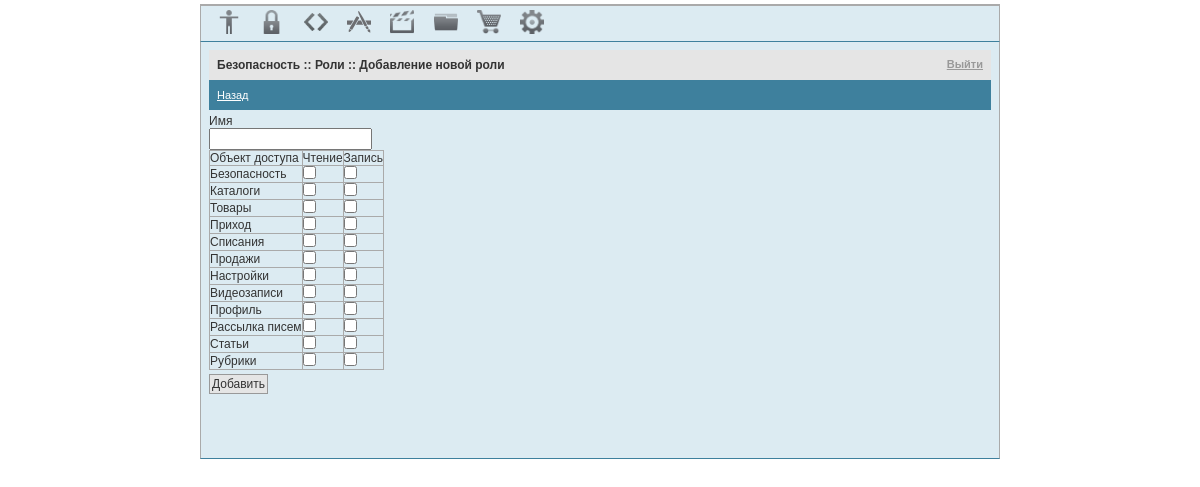
The app's page /admin/index.php?p=role_add (signed in) with its own data.
### tables this page shows
CREATE TABLE `permission` (
  `id_permission` int(11) NOT NULL AUTO_INCREMENT,
  `name` varchar(20) DEFAULT NULL,
  PRIMARY KEY (`id_permission`)
);

### common/CPage.php (called while the page is built, shortened)
<?php
abstract class CPage {
        ?>
        <?php
    public function content() {
        if (function_exists('p_content'))
            return p_content();
    }
}
?>

### admin/_role_add.php (the view, shortened to what this page needs)
<?php
function p_dark_block() {
    ?>
    <a href="index.php?p=role">Назад</a>
    <?php
}
function p_content() {
    ?>
    <form action="role_add.php" method="post">
        <p>Имя</p>
        <input type="text" name="name" required="yes"   />
        <table>
            <tr><td>Объект доступа</td><td>Чтение</td><td>Запись</td></tr>
            <?php
            $result = mysql_query("SELECT * FROM `permission`") or die(mysql_error());
            while ($row = mysql_fetch_array($result)) {
                echo "<tr>
                <td>" . $row['name'] . "</td>
                    <td><input type='checkbox'  name='read[]'  value='" . $row['id_permission'] . "' /></td>
                    <td><input type='checkbox'  name='write[]' value='" . $row['id_permission'] . "' /></td>
                    </tr>";
            }
            ?>
        </table>
        <input type="submit" value="Добавить"/>
    </form>
    <?php
}
?>

### admin/css/general.css (style rules this page uses)
* { margin: 0; padding: 0; direction: ltr; font-family: tahoma, arial, verdana, sans-serif, Lucida Sans; font-size: 12px; color: #333333; }
html,body { background-color: white; }
a { cursor: pointer; }
button, input[type=submit] { background-color: #e5e5e5; border: 1px solid #999999; cursor: pointer; padding: 2px; margin: 4px 0; }
input, textarea, select { padding: 2px; margin: 0 auto; }
.dark_block a { color: white; margin-right: 16px; font-size: 11px; }
table { border-collapse: collapse; }
td,th { border: 1px solid #aaaaaa; }

### records on screen
permission: name "Безопасность"
permission: name "Каталоги"
permission: name "Товары"
permission: name "Приход"
permission: name "Списания"
permission: name "Продажи"
permission: name "Настройки"
permission: name "Видеозаписи"
permission: name "Профиль"
permission: name "Рассылка писем"
permission: name "Статьи"
permission: name "Рубрики"

### other values on screen
$page->description() "Безопасность :: Роли :: Добавление новой роли"
